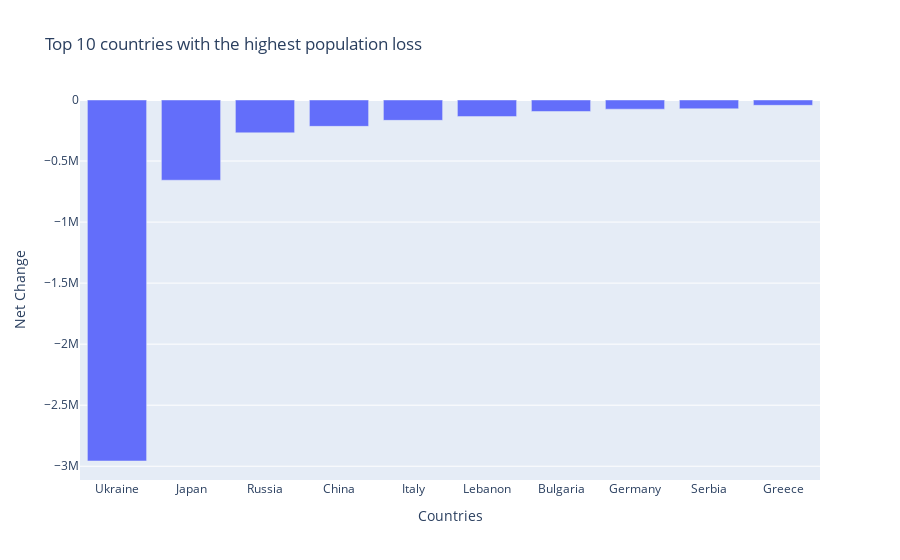

Here is the notebook cell this chart was saved with:
### Code cell
fig = go.Figure([go.Bar(x=most_decline['country'], y=most_decline['net_change'])])
fig.update_layout(title="Top 10 countries with the highest population loss", xaxis_title="Countries",
    yaxis_title="Net Change")
fig.show()

### Figure 1 — Plotly figure (JSON) as saved in the notebook; plotly's stock layout.template omitted (floating-point values rounded to 4 significant figures)
{"data": [{"type": "bar", "x": ["Ukraine", "Japan", "Russia", "China", "Italy", "Lebanon", "Bulgaria", "Germany", "Serbia", "Greece"], "y": [-2957105, -657179, -268955, -215985, -166712, -135809, -94236, -75210, -72288, -43694]}], "layout": {"title": {"text": "Top 10 countries with the highest population loss"}, "xaxis": {"title": {"text": "Countries"}}, "yaxis": {"title": {"text": "Net Change"}}}}
